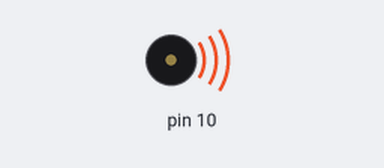
This sketch was run on a simulated Arduino Uno, built with avr-gcc and run on an emulated ATmega328P. On the bench: buzzer (waves = sounding).

Above: at 0.1 s.
Timing chart, 0 to 1.6 s (numbered marks = the images above):
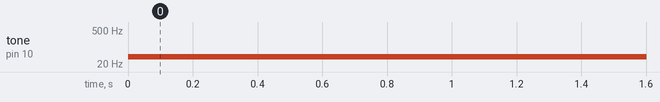

Measured:
- by itself, tone on pin 10: silent → 40 Hz at 0.00 s

The sketch:

main.ino
```cpp
int frequency = 40000;

double delay_time = 1000;

void setup() {
   pinMode(9, OUTPUT);
   pinMode(10, OUTPUT);
   }

void loop() {
  noTone(10);
  tone(9, 40, 1000);

  noTone(9);
  tone(10, 40, 1000);
}
```
